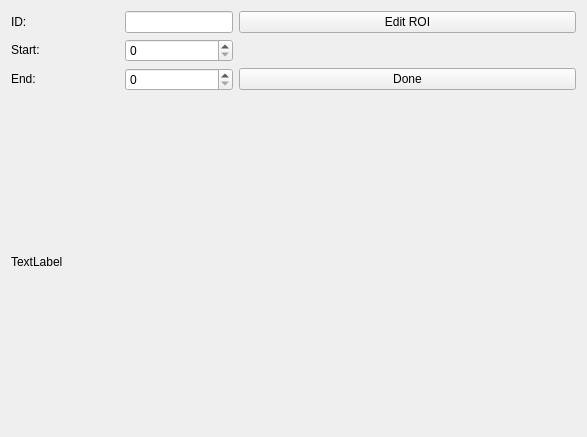
<?xml version="1.0" encoding="UTF-8"?>
<ui version="4.0">
 <class>window_addAbnormalRange</class>
 <widget class="QWidget" name="window_addAbnormalRange">
  <property name="geometry">
   <rect>
    <x>0</x>
    <y>0</y>
    <width>587</width>
    <height>437</height>
   </rect>
  </property>
  <property name="windowTitle">
   <string>Form</string>
  </property>
  <layout class="QGridLayout" name="gridLayout">
   <item row="0" column="0">
    <layout class="QGridLayout" name="gridLayout_2">
     <item row="0" column="0">
      <widget class="QLabel" name="label_rangeID">
       <property name="sizePolicy">
        <sizepolicy hsizetype="Minimum" vsizetype="Fixed">
         <horstretch>0</horstretch>
         <verstretch>0</verstretch>
        </sizepolicy>
       </property>
       <property name="text">
        <string>ID:</string>
       </property>
      </widget>
     </item>
     <item row="0" column="1">
      <widget class="QLineEdit" name="lineEdit_id">
       <property name="sizePolicy">
        <sizepolicy hsizetype="Minimum" vsizetype="Fixed">
         <horstretch>0</horstretch>
         <verstretch>0</verstretch>
        </sizepolicy>
       </property>
       <property name="text">
        <string/>
       </property>
      </widget>
     </item>
     <item row="2" column="0">
      <widget class="QLabel" name="label_start">
       <property name="sizePolicy">
        <sizepolicy hsizetype="Minimum" vsizetype="Fixed">
         <horstretch>0</horstretch>
         <verstretch>0</verstretch>
        </sizepolicy>
       </property>
       <property name="text">
        <string>Start:</string>
       </property>
      </widget>
     </item>
     <item row="2" column="1">
      <widget class="QSpinBox" name="spinBox_start">
       <property name="maximum">
        <number>999999999</number>
       </property>
      </widget>
     </item>
     <item row="3" column="0">
      <widget class="QLabel" name="label_end">
       <property name="sizePolicy">
        <sizepolicy hsizetype="Minimum" vsizetype="Fixed">
         <horstretch>0</horstretch>
         <verstretch>0</verstretch>
        </sizepolicy>
       </property>
       <property name="text">
        <string>End:</string>
       </property>
      </widget>
     </item>
     <item row="3" column="1">
      <widget class="QSpinBox" name="spinBox_end"/>
     </item>
     <item row="0" column="2" colspan="3">
      <widget class="QPushButton" name="pushButton_2">
       <property name="text">
        <string>Edit ROI</string>
       </property>
      </widget>
     </item>
     <item row="3" column="2" colspan="3">
      <widget class="QPushButton" name="pushButton">
       <property name="text">
        <string>Done</string>
       </property>
      </widget>
     </item>
     <item row="4" column="0" colspan="5">
      <widget class="QLabel" name="label_frame">
       <property name="text">
        <string>TextLabel</string>
       </property>
      </widget>
     </item>
    </layout>
   </item>
  </layout>
  <zorder>pushButton</zorder>
  <zorder>label_rangeID</zorder>
  <zorder>gridLayoutWidget</zorder>
 </widget>
 <resources/>
 <connections/>
</ui>
